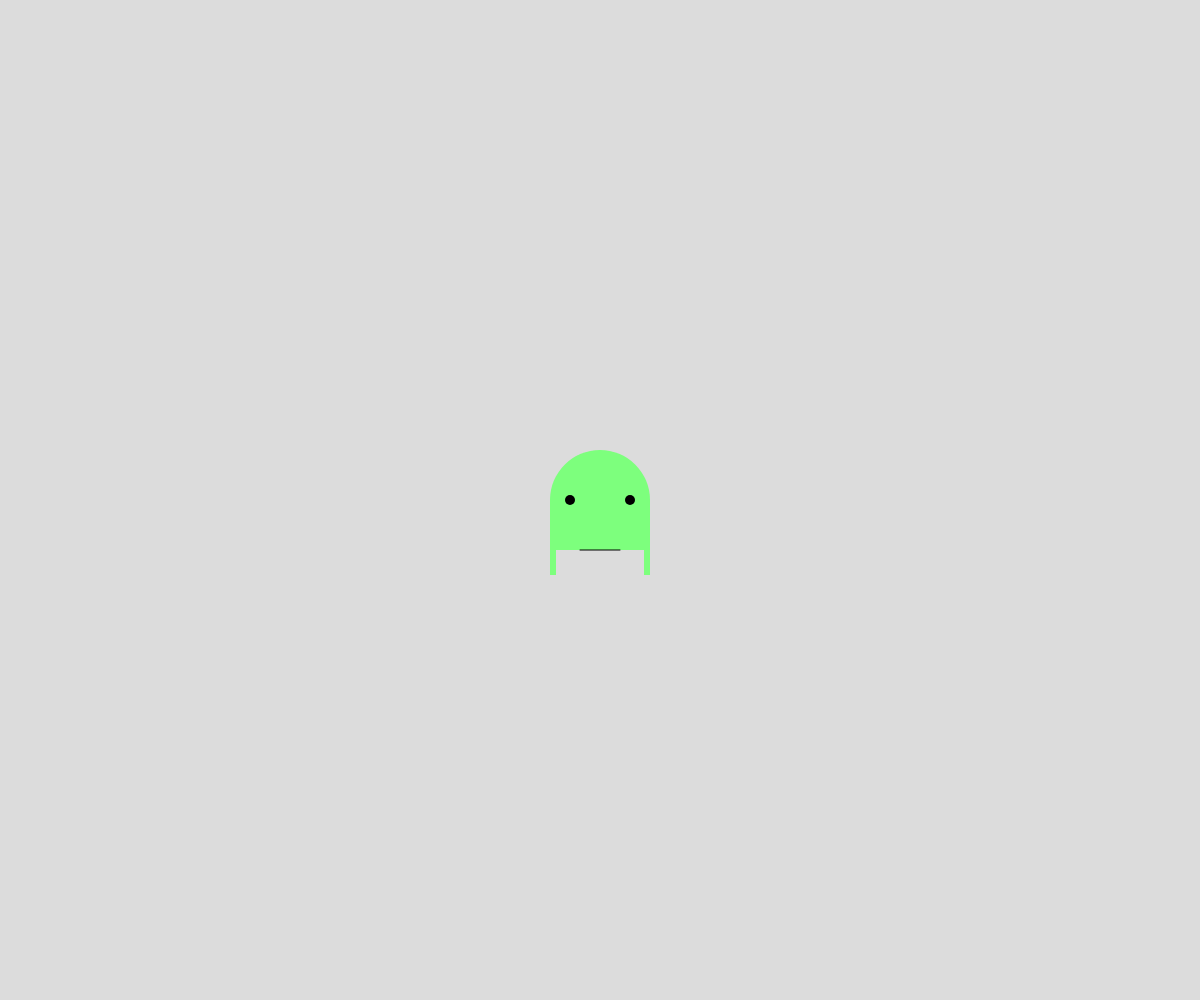
Frame 1 (no input)
Frame 60 (no input): identical to frame 1, image omitted
Frame 120 (the mouse pressed at the canvas centre since frame 60): identical to frame 1, image omitted

The p5.js sketch that drew this single still picture (run headless with seeded random() and noise() and a simulated clock; from frame 60 on, the mouse is pressed at the canvas centre):

// p5.js sketch
// ── sketch.js
// Alien Drawing
// Jayden Johnson
// 9/13/2024






function setup() {
  createCanvas(windowWidth, windowHeight);
  rectMode(CENTER)
  noStroke()
  
}

function draw() {
  background(220);
  Alien()
  noStroke()

}


function Alien(){
  fill(125,255,125)
  circle(width/2,height/2, 100);
  rect(width/2, height/2+25, 100,50);
  rect(width/2-47, height/2+50,6,50);
  rect(width/2+47, height/2+50,6,50);
  fill(0,0,0)
  circle(width/2 + 30, height/2, 10);
  circle(width/2 - 30, height/2, 10);
  
  stroke(0,0,0)
  
  line(width/2+20, height-450, width/2-20, height-450);

}
